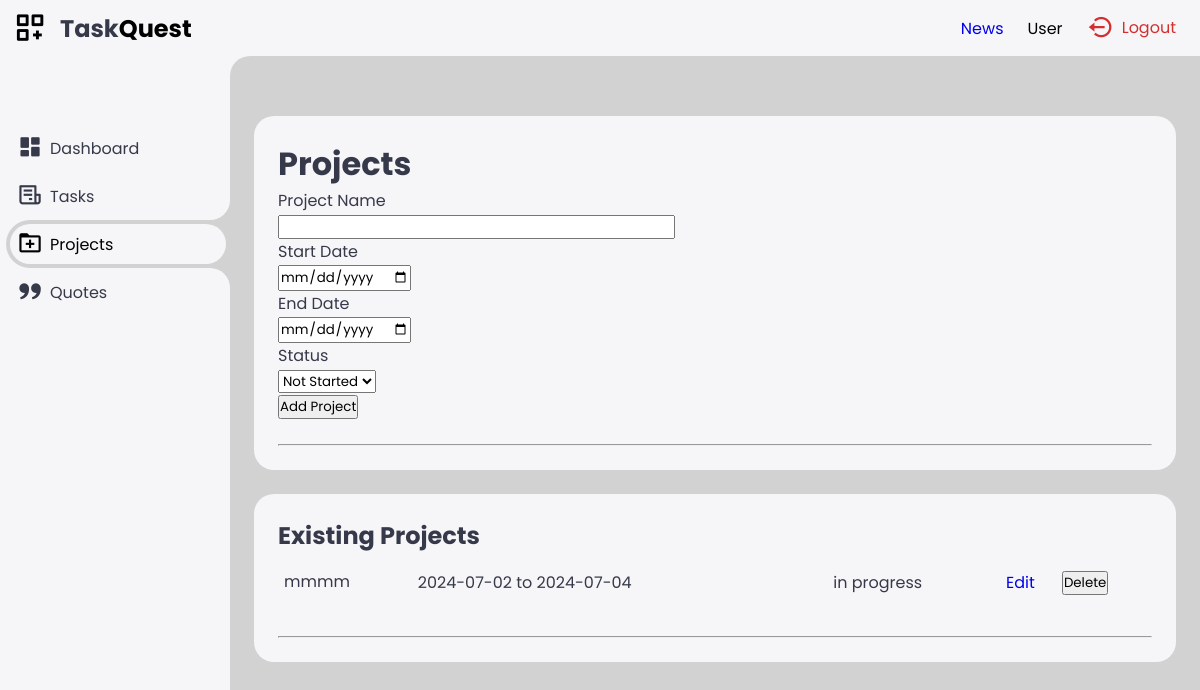
Page /projects (signed in) on the earlier database version.
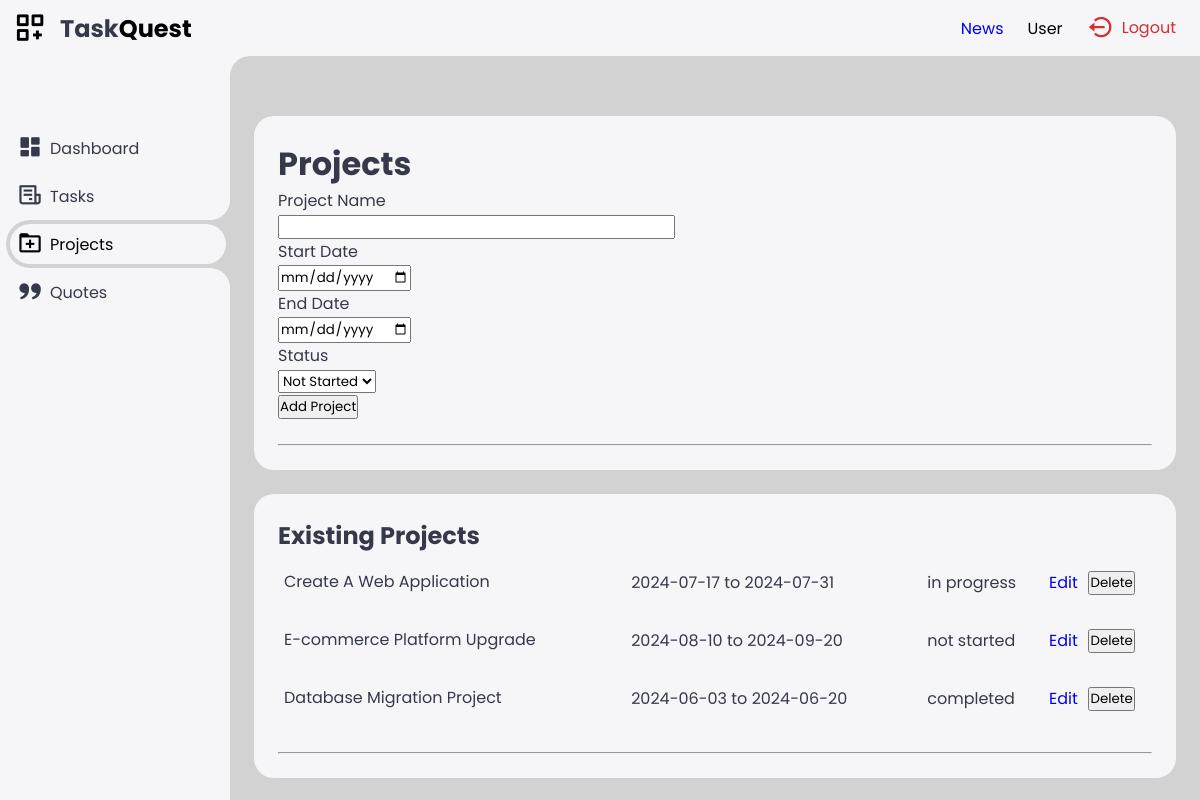
Same page on the later database version.
### app.py (models this page shows)
class Project(db.Model):
    id = db.Column(db.Integer, primary_key=True)
    name = db.Column(db.String(100), nullable=False)
    start_date = db.Column(db.Date, nullable=False)
    end_date = db.Column(db.Date, nullable=False)
    status = db.Column(db.String(20), nullable=False)

### app.py (the view, shortened to what this page needs)
@app.route('/projects', methods=['GET', 'POST'])
@login_required
def projects():
    form = ProjectForm()
    projects = Project.query.all()
    return render_template('Projects.html', form=form, projects=projects, pagetitle="Projects | TaskQuest")

### app.py
class ProjectForm(FlaskForm):
    id = StringField('Project ID')
    name = StringField('Project Name', validators=[InputRequired()])
    start_date = DateField('Start Date', format='%Y-%m-%d', validators=[InputRequired()])
    end_date = DateField('End Date', format='%Y-%m-%d', validators=[InputRequired()])
    status = SelectField('Status', choices=[('not started', 'Not Started'), ('in progress', 'In Progress'), ('completed', 'Completed')], validators=[InputRequired()])
    submit = SubmitField('Add Project')
    update = SubmitField('Update Project')

### app.py (called while the page is built)
@login_manager.user_loader
def load_user(user_id):
    return User.query.get(int(user_id))

### templates/Projects.html (shortened to what this page needs)
{% extends 'base.html' %}
{% block body %}
<div class="bottom-data">
    <div class="orders">
<h1>Projects</h1>
<form method="POST">
    <p>
        {{ form.name.label }}<br>
        {{ form.name(size=32) }}
    </p>
    <p>
        {{ form.start_date.label }}<br>
        {{ form.start_date() }}
    </p>
    <p>
        {{ form.end_date.label }}<br>
        {{ form.end_date() }}
    </p>
    <p>
        {{ form.status.label }}<br>
        {{ form.status() }}
    </p>
    <p>{{ form.submit() }}</p>
    </form>
   <br>
       <hr>
    </div>
</div>
<div class="bottom-data">
    <div class="orders">
        <h2>Existing Projects</h2>
        <table>
            <tbody>
                {% for project in projects %}
                <tr>
                    <td>{{ project.name }}</td>
                    <td>{{ project.start_date }} to {{ project.end_date }}</td>
                    <td>{{ project.status }}</td>
                    <td><a href="{{ url_for('update_project', project_id=project.id) }}">Edit</a></td>
                    <td>
                        <form method="POST" action="{{ url_for('delete_project', project_id=project.id) }}" style="display:inline;">
                            <input type="submit" value="Delete">
                        </form>
                    </td>
                </tr>
                {% endfor %}
            </tbody>
        </table>
        <br>
        <hr>
    </div>
</div>
{% endblock %}

Differences in the rows shown:
changed Project "in progress": name "mmmm" → "Create A Web Application"; start_date "2024-07-02" → "2024-07-17"; end_date "2024-07-04" → "2024-07-31"
added Project: name "E-commerce Platform Upgrade", start_date "2024-08-10", end_date "2024-09-20", status "not started"
added Project: name "Database Migration Project", start_date "2024-06-03", end_date "2024-06-20", status "completed"
